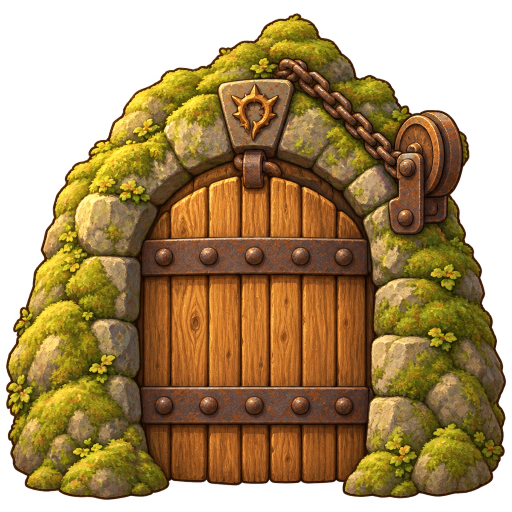
#> input picture asset/Originals/fattys-lair/generated/drop-gate-a.png, 1024 x 1024 px (shown at 1/2 size); its folder holds 5 pictures in this run
$ python pack-fattys-lair-art.py
#> lines starting #> are read from the running program, lines starting #| are printed output that depends on the picture; after the words box and inside, x2 and y2 are one past the last pixel; in counts of white or black regions, pixels touching at a corner belong together
"""Packs Fatty's Lair's art (docs/design/2026-10-16-dungeon-fattys-lair.md; docs/godot/DUNGEONS.md
"Fatty's Lair (built)").

Sources: asset/Originals/fattys-lair/generated/ (Magnific GPT 2.5, transparent background, the Lili
sheet as style reference, 2026-10-17). Writes godot/asset/MAPS/objects/fattys-lair/ at the art density
of 2 px per game unit (objects) and godot/asset/characters/authored/npcs/burr.webp at 3 px per unit
(the NPC sheets' density):

- drop-gate-frame.webp, drop-gate-leaf.webp: the old Thorn Guard gate in its rock mound (drop-gate-a)
  cut in two: the mound and the arch with a dark doorway where the leaf was, and the oak leaf, which
  rises into the arch when the worm lever lifts it; its doorway is DROP_GATE_OPENING_UNITS wide;
- worm-lever.webp: the worms' lever on its post (worm-lever-a), WORM_LEVER_UNITS tall;
- gate-winch.webp: the gatehouse winch (winch-a), GATE_WINCH_UNITS wide;
- eye-latch-2x1.webp: the stone eye latch, open (the target) and shut (eye-latch-a), in cells of
  EYE_LATCH_CELL px;
- stone-door-frame.webp, stone-door-slab.webp: the stone door (stone-door-a) cut in two, its frame of
  cut blocks with a dark doorway and the slab that slides up; the slab is STONE_DOOR_OPENING_UNITS wide;
- plank-barricade-2x1.webp: the plank barricade, whole and smashed (barricade-a), the wooden door the
  model painted behind the planks cut away so the passage behind shows through the gaps;
- stair-hatch-2x1.webp: the Inner Stair's hatch, shut and open (hatch-a);
- pearl.webp, pearl-altar.webp, pearl-altar-empty.webp: the Pearl alone, the worms' altar with it,
  and the altar with its hollow empty (pearl-altar-a);
- war-banner.webp, worm-bunk.webp: Gorge's army's banner (bright: scenery) and a worm bunk;
- burr.webp (npcs): Burr's three poses (standing, waving, walking right), BURR_CELL cells, feet on the
  cell's bottom, body centred on BURR_BODY_X.

It prints the placement numbers the scenes use.

    python scripts/art/pack-fattys-lair-art.py
"""
from pathlib import Path

from PIL import Image, ImageDraw

ROOT = Path(__file__).resolve().parents[2]
SRC = ROOT / "asset/Originals/fattys-lair/generated"
OUT = ROOT / "godot/asset/MAPS/objects/fattys-lair"
NPCS = ROOT / "godot/asset/characters/authored/npcs"
ALPHA_CUT = 40
DOORWAY = (24, 17, 13, 255)

DROP_GATE_OPENING_UNITS = 128
# drop-gate-a: the leaf (source px): its rectangle and the arch over it.
DROP_LEAF_BOX = (284, 330, 742, 968)
DROP_LEAF_ARCH_Y = 470
WORM_LEVER_UNITS = 120
GATE_WINCH_UNITS = 112
EYE_LATCH_CELL = (128, 128)
EYE_LATCH_UNITS = 60
STONE_DOOR_OPENING_UNITS = 128
# stone-door-a: the slab between the posts (source px).
STONE_SLAB_BOX = (340, 250, 692, 945)
BARRICADE_UNITS = 128
# barricade-a: the doorway inside each frame, where the model painted a wooden door (source px).
BARRICADE_INSIDE = [(282, 118, 546, 692), (1016, 124, 1300, 640)]
HATCH_UNITS = 112
PEARL_CENTRE = (497, 178)
PEARL_RADIUS = 138
PEARL_UNITS = 48
ALTAR_UNITS = 112
BANNER_UNITS = 150
BUNK_UNITS = 150
BURR_CELL = (200, 230)
BURR_BODY_X = 100
BURR_BODY_UNITS_TALL = 70
BURR_PX_PER_UNIT = 3


def load(name: str) -> Image.Image:
#> called with name = 'drop-gate-a.png'
	return Image.open(SRC / name).convert("RGBA")
#> returned value is the input picture: PIL image 1024x1024 RGBA; mean R, G, B, A 114.9, 84.8, 33, 176.5


def alpha_box(image: Image.Image) -> tuple[int, int, int, int]:
	return image.getchannel("A").point(lambda a: 255 if a > ALPHA_CUT else 0).getbbox()


def scaled(image: Image.Image, factor: float) -> Image.Image:
	return image.resize((max(1, round(image.width * factor)), max(1, round(image.height * factor))), Image.LANCZOS)


def save(image: Image.Image, path: Path) -> None:
	path.parent.mkdir(parents=True, exist_ok=True)
	image.save(path, "WEBP", lossless=True)
	print(f"{path.relative_to(ROOT)}  {image.width} x {image.height}")


# [28 lines left out: functions frames, row_sheet, not called in this run]


def leaf_mask(size: tuple[int, int], box: tuple[int, int, int, int], arch_y: int) -> Image.Image:
	"""An arched door shape: the box below `arch_y`, an ellipse over it."""
#> called with size = (1024, 1024), box = (284, 330, 742, 968), arch_y = 470
	mask = Image.new("L", size, 0)
#> mask: PIL image 1024x1024 L; every value is 0
	draw = ImageDraw.Draw(mask)
	x0, y0, x1, y1 = box
	draw.rectangle((x0, arch_y, x1, y1), fill=255)
	draw.ellipse((x0, y0, x1, arch_y + (arch_y - y0)), fill=255)
	return mask


def pack_drop_gate() -> None:
	gate = load("drop-gate-a.png")
	mask = leaf_mask(gate.size, DROP_LEAF_BOX, DROP_LEAF_ARCH_Y)
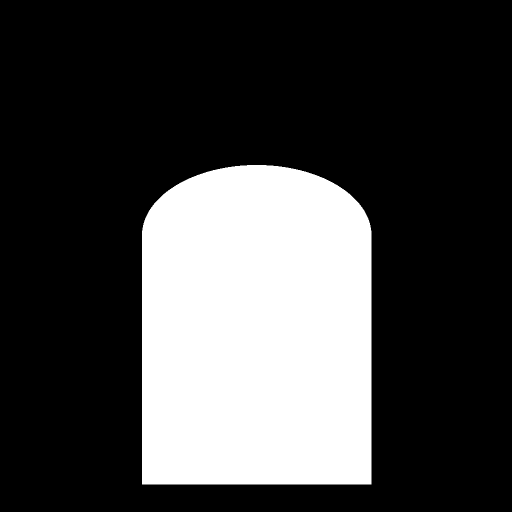
#> mask: PIL image 1024x1024 L (shown at 1/2 size); 26.6% white; 1 white region, box (x1, y1, x2, y2) and area: (284, 330, 743, 969) 279431
	leaf = Image.new("RGBA", gate.size, (0, 0, 0, 0))
#> leaf: PIL image 1024x1024 RGBA; every value is 0
	leaf.paste(gate, (0, 0), mask)
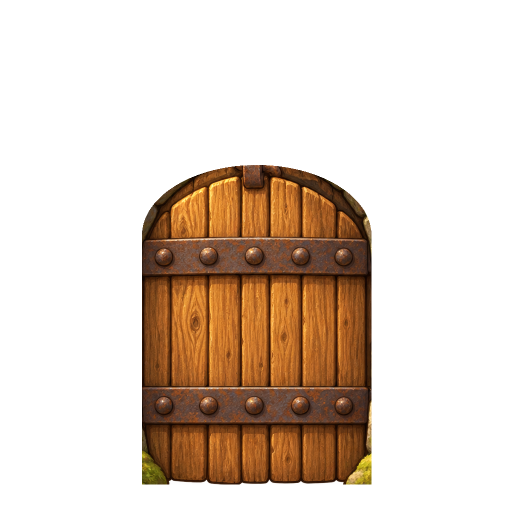
#> leaf: PIL image 1024x1024 RGBA (shown at 1/2 size); mean R, G, B, A 36.2, 21.2, 9.1, 66.9; transparent parts drawn white
	frame = gate.copy()
	dark = Image.new("RGBA", gate.size, DOORWAY)
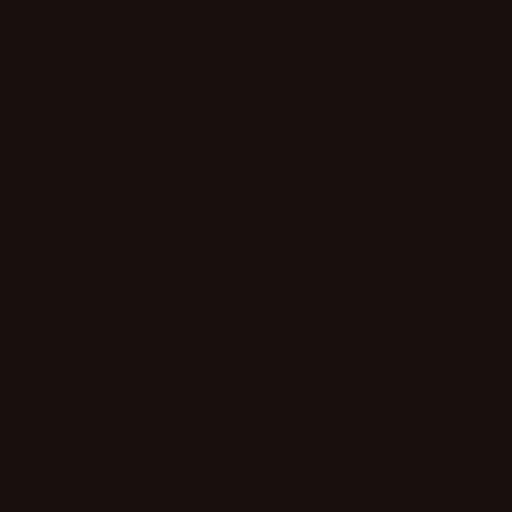
#> dark: PIL image 1024x1024 RGBA (shown at 1/2 size); mean R, G, B, A 24, 17, 13, 255
	frame.paste(dark, (0, 0), mask)
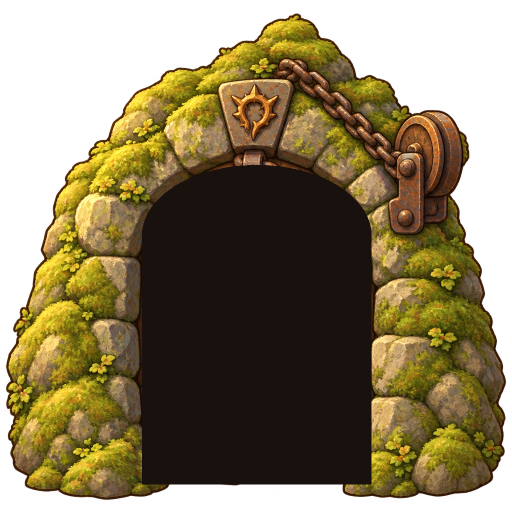
#> frame: PIL image 1024x1024 RGBA (shown at 1/2 size); mean R, G, B, A 85.2, 68.2, 27.4, 177.5; transparent parts drawn white
	box = alpha_box(gate)
#> box = (12, 27, 1012, 1000)
	factor = DROP_GATE_OPENING_UNITS * 2 / (DROP_LEAF_BOX[2] - DROP_LEAF_BOX[0])
	frame = scaled(frame.crop(box), factor)
#> in scaled, `return image.resize((max(1, round(image.width * factor)), max(1, round..`:
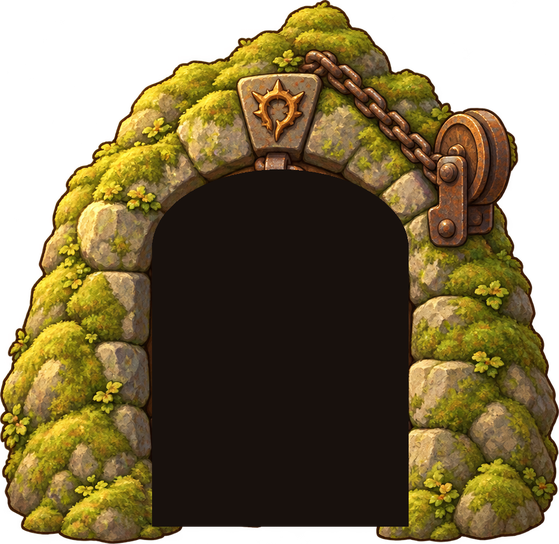
#> returned value: PIL image 559x544 RGBA; mean R, G, B, A 70.3, 56.4, 23.1, 191.3; transparent parts drawn white
	leaf_box = DROP_LEAF_BOX
	leaf = scaled(leaf.crop(leaf_box), factor)
#> call 2 of scaled, with factor = 0.559
#> in scaled (call 2), `return image.resize((max(1, round(image.width * factor)), max(1, round..`:
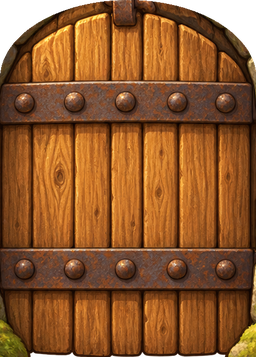
#> returned value: PIL image 256x357 RGBA; mean R, G, B, A 129.2, 75.6, 32.3, 239.7; transparent parts drawn white
	save(frame, OUT / "drop-gate-frame.webp")
#| godot/asset/MAPS/objects/fattys-lair/drop-gate-frame.webp  559 x 544
#| godot/asset/MAPS/objects/fattys-lair/drop-gate-leaf.webp  256 x 357
	save(leaf, OUT / "drop-gate-leaf.webp")
	# Placement: the node stands at the middle of the doorway's foot (the leaf's bottom centre).
	foot = ((leaf_box[0] + leaf_box[2]) / 2, leaf_box[3])
	frame_offset = ((box[0] - foot[0]) * factor, (box[1] - foot[1]) * factor)
#> frame_offset = (-280, -526)
	leaf_offset = ((leaf_box[0] - foot[0]) * factor, (leaf_box[1] - foot[1]) * factor)
	print(f"  drop gate: frame offset {frame_offset[0]:.1f}, {frame_offset[1]:.1f} px; leaf offset "
		f"{leaf_offset[0]:.1f}, {leaf_offset[1]:.1f} px (Sprite2D scale 0.5, centered off); frame "
		f"{frame.width / 2:.0f} x {frame.height / 2:.0f} units")
#|   drop gate: frame offset -280.0, -526.0 px; leaf offset -128.0, -356.6 px (Sprite2D scale 0.5, centered off); frame 280 x 272 units


def pack_single(name: str, out: str, units: float, by_height: bool) -> None:
	picture = load(name)
	picture = picture.crop(alpha_box(picture))
	factor = units * 2 / (picture.height if by_height else picture.width)
	picture = scaled(picture, factor)
	save(picture, OUT / out)
	print(f"  {out}: offset {-picture.width / 2:.1f}, {-picture.height:.1f} px (bottom centre), "
		f"{picture.width / 2:.0f} x {picture.height / 2:.0f} units")


# [111 lines left out: functions pack_eye_latch, pack_stone_door, clear_doorway, pack_barricade, pack_hatch, pack_pearl and 1 more, not called in this run]


def main() -> None:
	pack_drop_gate()
	pack_single("worm-lever-a.png", "worm-lever.webp", WORM_LEVER_UNITS, True)
	pack_single("winch-a.png", "gate-winch.webp", GATE_WINCH_UNITS, False)
	pack_eye_latch()
	pack_stone_door()
	pack_barricade()
	pack_hatch()
	pack_pearl()
	pack_single("war-banner-a.png", "war-banner.webp", BANNER_UNITS, True)
	pack_single("worm-bunk-a.png", "worm-bunk.webp", BUNK_UNITS, False)
	pack_burr()


if __name__ == "__main__":
#> (the run stopped early here; a loop or call above may not have finished)
